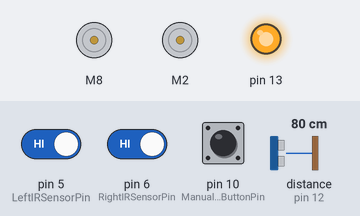
This sketch was run on a simulated Arduino Uno, built with avr-gcc and run on an emulated ATmega328P. On the bench: 2 × DC motor (green arrow = forward, orange = backward, longer = faster), output pins drawn as LEDs (lit = HIGH). Wiring (inferred from the names in the program): ultrasonic range finder: trigger pin 11; echo pin 12. The inputs (shaded band) are chosen by the test bench; at power-on: pin 5 (LeftIRSensorPin) HIGH, pin 6 (RightIRSensorPin) HIGH, pin 10 (ManualModeButtonPin) LOW, distance to the obstacle (sensor on pin 12) 80 cm. The echo pulse lasts 58.3 µs per cm; pins used as bus, display or sensor lines are not drawn.

Above: at 1.2 s.
1.3 s: pin 5 (LeftIRSensorPin) driven LOW
At 1.9 s:
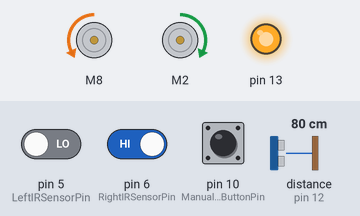
2.8 s: pin 6 (RightIRSensorPin) driven LOW
At 4.0 s:
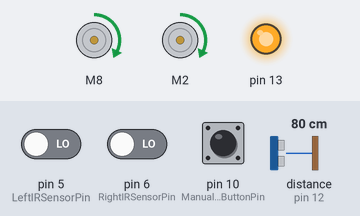
4.3 s: pin 5 (LeftIRSensorPin) driven HIGH
At 5.4 s:
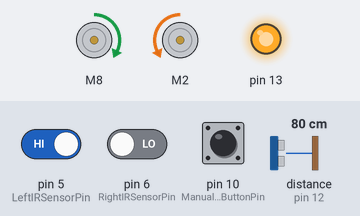
5.8 s: pin 6 (RightIRSensorPin) driven HIGH
At 6.4 s:
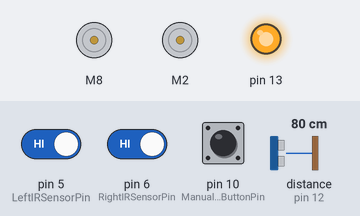
Timing chart, 0 to 8.3 s (numbered marks = the images above; inputs shaded):
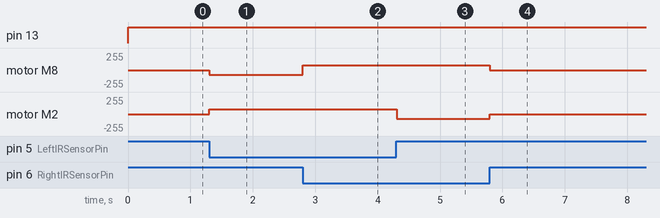

Measured:
- after the input at 1.3 s, motor M8: stopped → backward 70/255 at once; motor M2: stopped → forward 70/255 at once
- after the input at 2.8 s, motor M8: backward 70/255 → forward 70/255 at once
- after the input at 4.3 s, motor M2: forward 70/255 → backward 70/255 at once
- after the input at 5.8 s, motor M8: forward 70/255 → stopped at once; motor M2: backward 70/255 → stopped at once

The sketch:

NewCode.ino
```cpp
#include <L298NX2.h>

 L298N LeftMotor(3,2,4);
 L298N RightMotor (9,8,7);


int ManualMode;
 int ManualModeButtonPin = 10;

int LeftIRSensorPin = 5;
 int RightIRSensorPin = 6;

 int TrigPin = 11;
 int EchoPin = 12;
 int Time;
 int Distance;
 int RealDistance;
 int Stop;

  void MoveFront(){


  RightMotor.forward();
  LeftMotor.forward();
  }


void MoveBack(){


  RightMotor.backward();
  LeftMotor.backward();
}

void MoveLeft(){


  LeftMotor.backward();
  RightMotor.forward();
 }

void MoveRight(){


  RightMotor.backward();
  LeftMotor.forward();
}

void StopMotors(){
  RightMotor.stop();
  LeftMotor.stop();
}
void setup() {
  Serial.begin(9600);

  TCCR0B = TCCR0B & B11111000 | B00000010 ;

  pinMode(5, INPUT);
  pinMode(6,INPUT);

   pinMode(TrigPin, OUTPUT);
 pinMode(EchoPin, INPUT);

 pinMode(10, INPUT);
 pinMode(13, OUTPUT);

}

void loop() {
  digitalWrite(13, HIGH);

  if(digitalRead(ManualModeButtonPin) == HIGH){
    ManualMode = 1;
  }
  else{
    ManualMode = 0;
  }

  if(ManualMode == 0){
  LeftMotor.setSpeed(70);
  RightMotor.setSpeed(70);

  digitalWrite(TrigPin, LOW);
  delayMicroseconds(2);
  digitalWrite(TrigPin, HIGH);
  delayMicroseconds(10);
  digitalWrite(TrigPin, LOW);
  Time = pulseIn(EchoPin, HIGH);
  Distance = Time /29 /2;

  if(Distance > 0){
    RealDistance = Distance;
  }
  if(RealDistance < 12){
    Stop = 1;
  }
  else{
    Stop = 0;
  }

  if(Stop == 1){
    StopMotors();
  }
  else if(Stop == 0 ){
  if(digitalRead(LeftIRSensorPin) == LOW && digitalRead(RightIRSensorPin) == LOW){
  MoveFront();
 }
 if(digitalRead(LeftIRSensorPin) == HIGH && digitalRead(RightIRSensorPin) == LOW){

  MoveLeft();
 }
 if(digitalRead(LeftIRSensorPin) == LOW && digitalRead(RightIRSensorPin) == HIGH){

  MoveRight();
 }
 if(digitalRead(LeftIRSensorPin) == HIGH && digitalRead(RightIRSensorPin) == HIGH){
  StopMotors();
  }
  }
  }
  else if(ManualMode == 1){
  LeftMotor.setSpeed(100);
  RightMotor.setSpeed(100);
  if(Serial.available() > 0){
    int data = Serial.read();

    switch(data){
      case 119:
     MoveFront();
      break;

      case 100:
      MoveRight();
      break;

      case 115:
      MoveBack();
      break;

      case 97:
      MoveLeft();
      break;

     case 120:
      StopMotors();
      break;


    }
  }
  }


}
```
